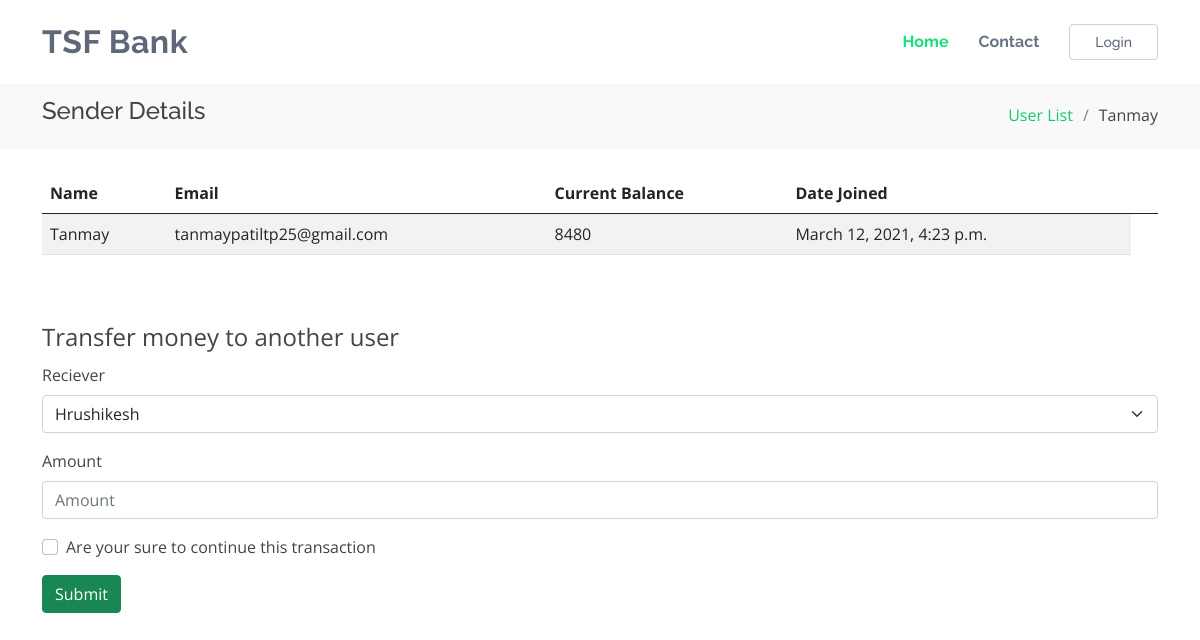
/userView/Tanmay, run on the app's committed database.
### core/models.py (models this page shows, shortened)
class User(models.Model):
    name = models.CharField(max_length = 40)
    email = models.EmailField(max_length = 40)
    current_credit = models.IntegerField()
    date = models.DateTimeField(auto_now=True)

### core/views.py (the view)
# urls.py: path('userView/<str:name>',views.userView, name='userView'),
def userView(request,name):
    users = User.objects.all()
    user = User.objects.filter(name = name).first()
    context = {
        'user':user,
        'users':users
    }
    return render(request,'user.html', context)

### templates/user.html (shortened to what this page needs)
{% extends "base.html" %}
{% load static %}
{% block content %}
<main id="main">
    <section class="breadcrumbs">
        <div class="container">
            <div class="d-flex justify-content-between align-items-center">
            <h4>Sender Details</h4>
            <ol>
                <li><a href="{% url 'transfer_list' %}">User List</a></li>
                <li>{{user.name}}</li>
            </ol>
            </div>
        </div>
    </section>
    <br>
    <div class='container'>
        <div class="app-table">
        <table class='table table-striped table-hover'>
            <thead>
                <tr>
                    <th>Name</th>
                    <th>Email</th>
                    <th>Current Balance</th>
                    <th>Date Joined</th>
                    <th></th>
                </tr>
            </thead>
            <tbody>
                <tr>
                    <td>{{user.name}}</td>
                    <td>{{user.email}}</td>
                    <td>{{user.current_credit}}</td>
                    <td>{{user.date}}</td>
                </tr>
            </tbody>
        </table>
        </div>
    </div>
    <br><br>
    <div class='container'>
        <form action="{% url 'confirmation' name=user.name %}" method="POST">
            <fieldset>
                <legend>Transfer money to another user</legend>
                <div class="mb-3">
                <label class="form-label">Reciever</label>
                    <select class="form-select" id="recipient" name="recipient" required>
                        {% for usr in users %}
                        {% ifnotequal usr.name user.name %}
                        <option>{{usr.name}}</option>
                        {% endifnotequal %}
                        {% endfor %}
                    </select>
                </div>
                <div class="mb-3">
                <label class="form-label">Amount</label>
                <input class="form-control" placeholder="Amount" type="number" id="credit" name="credit" required>
                </div>
                <div class="mb-3">
                <div class="form-check">
                    <input class="form-check-input" type="checkbox" id="myCheck" name="myCheck" onclick="myFunction()">
                    <label class="form-check-label">
                    Are your sure to continue this transaction
                    </label>
                </div>
                </div>
                <button type="submit" class="btn btn-success">Submit</button>
            </fieldset>
        </form>
    </div>
</main>
{% endblock %}

### static/css/style.css (style rules this page uses)
body { font-family: "Open Sans", sans-serif; color: #444444; }
a { color: #14c871; text-decoration: none; }
h1, h2, h3, h4, h5, h6 { font-family: "Raleway", sans-serif; }
section { padding: 60px 0; overflow: hidden; }
.breadcrumbs { padding: 15px 0; background: #f9f9fa; min-height: 40px; margin-top: 82px; }
.breadcrumbs ol { display: flex; flex-wrap: wrap; list-style: none; padding: 0; margin: 0; }
.breadcrumbs ol li + li { padding-left: 10px; }
.breadcrumbs ol li + li::before { display: inline-block; padding-right: 10px; color: #778196; content: "/"; }

### data on the page
User: name "Tanmay", email "tanmaypatiltp25@gmail.com", current_credit "8480", date "March 12, 2021, 4:23 p.m."

### other printed values
form field recipient "Hrushikesh"
